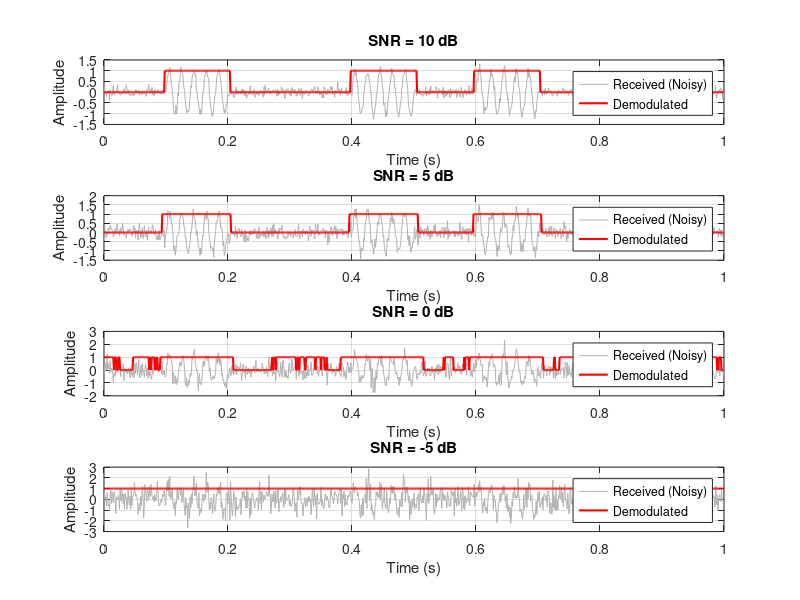

This chart was generated by the following MATLAB code:
% Parameters
fs = 1000;              % Sampling frequency in Hz
t = 0:1/fs:1-1/fs;      % Time vector (1 second)
f_c = 50;               % Carrier frequency in Hz
SNR_values = [10, 5, 0, -5]; % SNR values in dB

% 1. Generate Binary Message Signal
% Note: To make the plots readable, let's use a slower bit rate
bits = randi([0 1], 1, 10); % 10 random bits
message_signal = repelem(bits, fs/10); % Upsample to match time vector

% 2. Modulation (ASK)
carrier = sin(2*pi*f_c*t);
modulated_signal = message_signal .* carrier;

figure('Name', 'ASK Modulation Analysis');

for i = 1:length(SNR_values)
    % 3. Add AWGN Noise
    received_signal = awgn(modulated_signal, SNR_values(i), 'measured');
    
    % 4. Demodulation (Rectification + Low-pass Filtering)
    % We rectify the signal and then use a moving average as a simple LPF
    rectified = abs(received_signal);
    demodulated_raw = movmean(rectified, fs/f_c); 
    
    % Thresholding to get back binary bits
    demodulated_binary = demodulated_raw > 0.3; % Simple thresholding
    
    % 5. Plotting
    subplot(4, 1, i);
    plot(t, received_signal, 'Color', [0.7 0.7 0.7]); hold on;
    plot(t, demodulated_binary, 'r', 'LineWidth', 1.5);
    title(['SNR = ', num2str(SNR_values(i)), ' dB']);
    xlabel('Time (s)');
    ylabel('Amplitude');
    legend('Received (Noisy)', 'Demodulated');
    grid on;
end